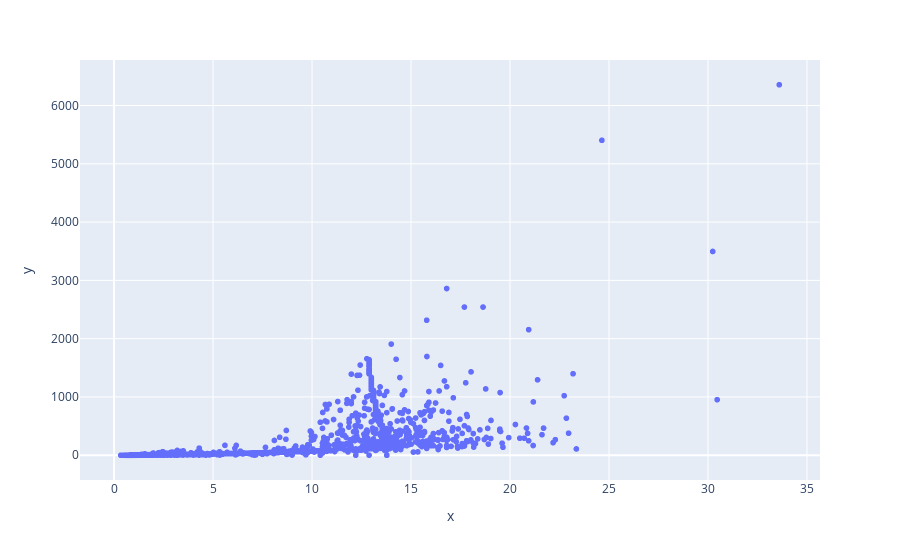

The notebook cell saved with this chart:
### Markdown cell above
## Getting and Showing Planet Masses and Radiuses for the Low Gravity Planets

### Code cell
planet_masses = []
planet_radiuses = []

for data in low_gravity_planets:
    planet_masses.append(data[3])
    planet_radiuses.append(data[7])

fig = px.scatter(x=planet_radiuses, y=planet_masses)
fig.show()

### Figure 1 — Plotly figure (JSON) as saved in the notebook; plotly's stock layout.template omitted (floating-point values rounded to 4 significant figures; data arrays with more than 128 entries replaced by an {"elided": "..."} marker saying what was removed)
{"data": [{"hovertemplate": "x=%{x}<br>y=%{y}<extra></extra>", "legendgroup": "", "marker": {"color": "#636efa", "symbol": "circle"}, "mode": "markers", "name": "", "showlegend": false, "type": "scattergl", "x": {"elided": "3951 mixed values"}, "xaxis": "x", "y": {"elided": "3951 mixed values"}, "yaxis": "y"}], "layout": {"legend": {"tracegroupgap": 0}, "margin": {"t": 60}, "xaxis": {"anchor": "y", "domain": [0, 1], "title": {"text": "x"}}, "yaxis": {"anchor": "x", "domain": [0, 1], "title": {"text": "y"}}}}
